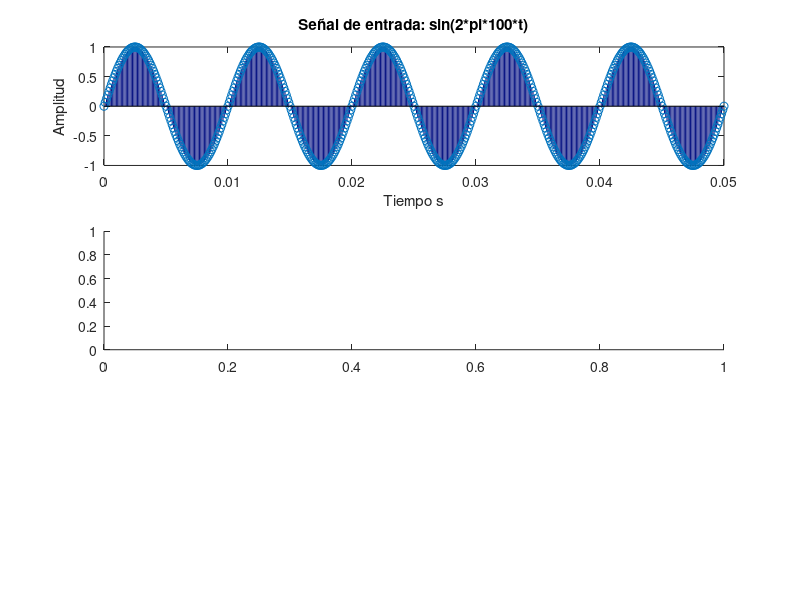

MATLAB code for this plot: (Note: this script raises an error after producing the figure.)
%% Derivada e Integrales en tiempo discreto
clc, clear, close all

Colors = [  hex2dec('fd') hex2dec('3c') hex2dec('3c');
            hex2dec('06') hex2dec('12') hex2dec('83');
            hex2dec('ff') hex2dec('b7') hex2dec('4c');
            hex2dec('13') hex2dec('8d') hex2dec('90');
            hex2dec('00') hex2dec('00') hex2dec('00')]/255;
        
        
fs = 10000; 
time = 0:1/fs:1;
test_signal = sin(2*pi*100*time);

figure("name", "probando")
    subplot(3,1,1)
        stem(time, test_signal, "color",Colors(2,:));
        xlim([0,50/1000])
        xlabel("Tiempo s")
        ylabel("Amplitud")
        title("Señal de entrada: sin(2*pi*100*t)")
    subplot(3,1,2)
        stem(time,S1(test_signal,fs),"color",Colors(3,:));
        xlim([0,50/1000])
        xlabel("Tiempo s")
        ylabel("Amplitud")
        title("Derivador: Y = S1(X)")
    subplot(3,1,3)
        stem(time,S2(test_signal,fs),"color",Colors(4,:));
        xlim([0,50/1000])
        xlabel("Tiempo s")
        ylabel("Amplitud")
        title("Integrador: Y = S2(X)")
%save
cfg.PaperPositionMode = 'auto';
print("imgs/3_b",'-dpdf','-bestfit')
%% Entrada X[n] = delta(n) - delta(n-5)
clc, clear, close all

Colors = [  hex2dec('fd') hex2dec('3c') hex2dec('3c');
            hex2dec('06') hex2dec('12') hex2dec('83');
            hex2dec('ff') hex2dec('b7') hex2dec('4c');
            hex2dec('13') hex2dec('8d') hex2dec('90');
            hex2dec('00') hex2dec('00') hex2dec('00')]/255;
fs = 100;
samples = -10:1/fs:20;
signal = double(kroneckerDelta(sym(samples))) - double(kroneckerDelta(sym(samples - 5)));
figure("name", "Entrada : Deltas de Kronecker");
    subplot(3,1,1)
        stem(samples, signal, "color", Colors(1,:))
        xlabel("Tiempo s")
        ylabel("Amplitud")
        grid on
        title("Señal de entrada a los sistemas")
    subplot(3,1,2)
        stem(samples, S1(signal,fs), "color", Colors(2,:))
        xlabel("Tiempo s")
        ylabel("Amplitud")
        grid on
        title("Derivador")
    subplot(3,1,3)
        stem(samples, S2(signal,fs), "color", Colors(3,:))
        xlabel("Tiempo s")
        ylabel("Amplitud")
        grid on
        title("Integrador")
%save
cfg.PaperPositionMode = 'auto';
print("imgs/3_c",'-dpdf','-bestfit')
%% Entrada X[n] = heaviside(n) - heaviside(n-5)
clc, clear, close all

Colors = [  hex2dec('fd') hex2dec('3c') hex2dec('3c');
            hex2dec('06') hex2dec('12') hex2dec('83');
            hex2dec('ff') hex2dec('b7') hex2dec('4c');
            hex2dec('13') hex2dec('8d') hex2dec('90');
            hex2dec('00') hex2dec('00') hex2dec('00')]/255;
fs = 100;
samples = -10:1/fs:20;
N = 10
signal = heaviside(samples) - heaviside(samples -(N+1));
figure("name", "Entrada : Escalones unitarios");
    subplot(3,1,1)
        stem(samples, signal, "color", Colors(1,:))
        xlabel("Tiempo s")
        ylabel("Amplitud")
        grid on
        title("Señal de entrada a los sistemas")
    subplot(3,1,2)
        stem(samples, S1(signal,fs), "color", Colors(2,:))
        xlabel("Tiempo s")
        ylabel("Amplitud")
        grid on
        title("Derivador")
    subplot(3,1,3)
        stem(samples, S2(signal,fs), "color", Colors(3,:))
        xlabel("Tiempo s")
        ylabel("Amplitud")
        grid on
        title("Integrador")

%save
cfg.PaperPositionMode = 'auto';
print("imgs/3_d",'-dpdf','-bestfit')

%% Archivos de audio: music.wav
[music, fs_music] = audioread("rsrc/music.wav");
soundsc(music,fs_music)
% Derivada
d_music = S1(music, fs_music);
pause(5);
soundsc(d_music,fs_music);
% Integral
i_music = S2(music,fs_music);
pause(5)
soundsc(i_music, fs_music);
%% Archivos de audio: speech.wav
[speech, fs_speech] = audioread("rsrc/speech.wav");
soundsc(speech, fs_speech);
%derivada
d_speech = S1(speech, fs_speech);
pause(5);
soundsc(d_speech, fs_speech);
%integral
i_speech = S2(speech, fs_speech);
pause(5);
soundsc(i_speech, fs_speech);

%% Prueba segunda derivada e integral
clc, clear, close all

Colors = [  hex2dec('fd') hex2dec('3c') hex2dec('3c');
            hex2dec('06') hex2dec('12') hex2dec('83');
            hex2dec('ff') hex2dec('b7') hex2dec('4c');
            hex2dec('13') hex2dec('8d') hex2dec('90');
            hex2dec('00') hex2dec('00') hex2dec('00')]/255;
        
        
fs = 10000; 
time = 0:1/fs:1;
test_signal = sin(2*pi*100*time);

figure("name", "probando")
    subplot(3,1,1)
        stem(time, test_signal, "color",Colors(2,:));
        xlim([0,50/1000])
        xlabel("Tiempo s")
        ylabel("Amplitud")
        title("Señal de entrada: sin(2*pi*100*t)")
    subplot(3,1,2)
        stem(time,S11(test_signal,fs),"color",Colors(3,:));
        xlim([0,50/1000])
        xlabel("Tiempo s")
        ylabel("Amplitud")
        title("Derivador: Y = S1(X)")
    subplot(3,1,3)
        stem(time,S2(test_signal,fs),"color",Colors(4,:));
        xlim([0,50/1000])
        xlabel("Tiempo s")
        ylabel("Amplitud")
        title("Integrador: Y = S2(X)")
%% Sistemas
% Derivada:
function y = S1(x,fs)
num = [1 -1];
den = [1 0];
y = (fs)*filter(num, den, x);
end

%Integral: 
function y =S2(x,fs)
num = [1 0];
den = [1 -1];
y = (1/fs)*filter(num, den, x);
end

%% Segunda deriva e integral
function y = S11(x,fs)
num = [1 -2 1];
den = [1 0 0];
y = (fs*fs)*filter(num, den, x);
end